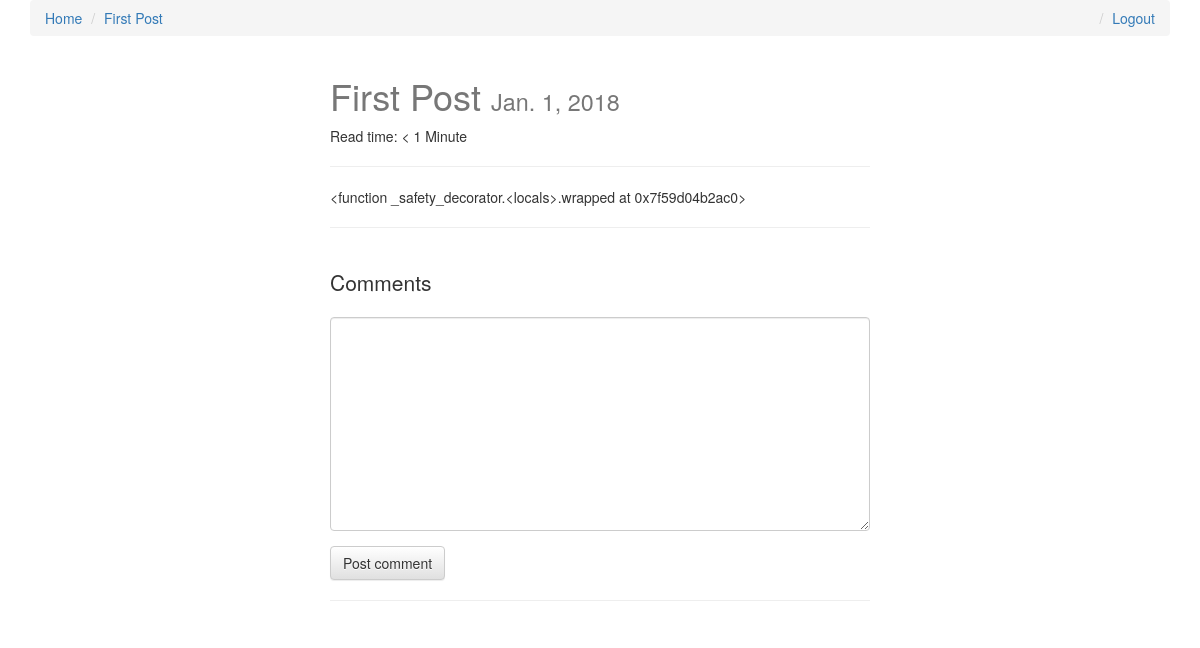
The app's page /first-post/ (signed in) with its own data.
### posts/models.py (models this page shows, shortened)
class Post(models.Model):
    user = models.ForeignKey(settings.AUTH_USER_MODEL, default=1)
    title = models.CharField(max_length=120)
    slug = models.SlugField(unique=True)
    image = models.ImageField(upload_to=upload_location,
            null=True,
            blank=True,
            width_field="width_field",
            height_field="height_field")
    height_field = models.IntegerField(default=0)
    width_field = models.IntegerField(default=0)
    content = models.TextField()
    draft = models.BooleanField(default=False)
    publish = models.DateField(auto_now=False, auto_now_add=False)
    read_time =  models.IntegerField(default=0) # models.TimeField(null=True, blank=True) #assume minutes
    updated = models.DateTimeField(auto_now=True, auto_now_add=False)
    timestamp = models.DateTimeField(auto_now=False, auto_now_add=True)
    objects = PostManager()
    def get_absolute_url(self):
        return reverse("posts:detail", kwargs={"slug": self.slug})
    class Meta:
        ordering = ["-timestamp", "-updated"]
    def get_markdown(self):
        content = self.content
        markdown_text = markdown(content)
        return mark_safe(markdown_text)
    @property
    def comments(self):
        instance = self
        qs = Comment.objects.filter_by_instance(instance)
        return qs
    @property
    def get_content_type(self):
        instance = self
        content_type = ContentType.objects.get_for_model(instance.__class__)
        return content_type

### posts/views.py (the view, shortened to what this page needs)
# urls.py: url(r'^(?P<slug>[\w-]+)/$', post_detail, name='detail'),
def post_detail(request, slug=None):
	instance = get_object_or_404(Post, slug=slug)
	if instance.publish > timezone.now().date() or instance.draft:
		if not request.user.is_staff or not request.user.is_superuser:
			raise Http404
	share_string = quote_plus(instance.content)
	initial_data = {
			"content_type": instance.get_content_type,
			"object_id": instance.id
	}
	form = CommentForm(request.POST or None, initial=initial_data)
	comments = instance.comments
	context = {
		"title": instance.title,
		"instance": instance,
		"share_string": share_string,
		"comments": comments,
		"comment_form":form,
	}
	return render(request, "post_detail.html", context)

### comments/forms.py
class CommentForm(forms.Form):
    content_type = forms.CharField(widget=forms.HiddenInput)
    object_id = forms.IntegerField(widget=forms.HiddenInput)
    content = forms.CharField(label='', widget=forms.Textarea)

### comments/models.py (called while the page is built)
    def filter_by_instance(self, instance):
        content_type = ContentType.objects.get_for_model(instance.__class__)
        obj_id = instance.id
        qs = super(CommentManager, self).filter(content_type=content_type, object_id= obj_id).filter(parent=None)
        return qs

### posts/templatetags/urlify.py (called while the page is built)
@register.filter
def urlify(value):
    return quote_plus(value)

### templates/post_detail.html (shortened to what this page needs)
{% extends "base.html" %}
{% load urlify %}
{% load crispy_forms_tags %}
 {% block post_detail_link %}
  <li><a href='{{ instance.get_absolute_url }}'>{{ instance.title }}</a></li>
  {% endblock %}
{% block content %}
<div class='col-sm-6 col-sm-offset-3'>
<h1>{{ title }} <small>{% if instance.draft %}<span style='color:red;'>Draft</span> {% endif %}{{ instance.publish }}</small></h1>
<p>Read time: {% if instance.read_time <= 1 %} < 1 Minute {% else %}{{ instance.read_time }} minutes {% endif %}</p>
<p><div class="fb-like" data-href="{{ request.build_absolute_uri }}" data-layout="button_count" data-action="like" data-show-faces="true" data-share="true"></div>
<hr/>
</p>
<div class='row'>
<div class='col-sm-12 '>
   <div class='post-detail-item'>{{ instance.get_markdown }}</div>
    <hr/>
    <br/>
    <div>
        <p class='lead'>Comments</p>
        {% if request.user.is_authenticated %}
        <form method="POST" action="."> {% csrf_token %}
            {{ comment_form|crispy }}
            <input type='submit' value='Post comment' class='btn btn-default'>
        </form>
        {% else %}
        <p>You must login to comment </p>
        {% endif %}
        <hr/>
    </div>
</div>
</div>
</div>
{% endblock content %}

### static/css/base.css (style rules this page uses)
h1 { color: #777777; }

### records on screen
Post: title "First Post", publish "Jan. 1, 2018", get_markdown "<function _safety_decorator.<locals>.wrapped at 0x7f59d04b2ac0>"
